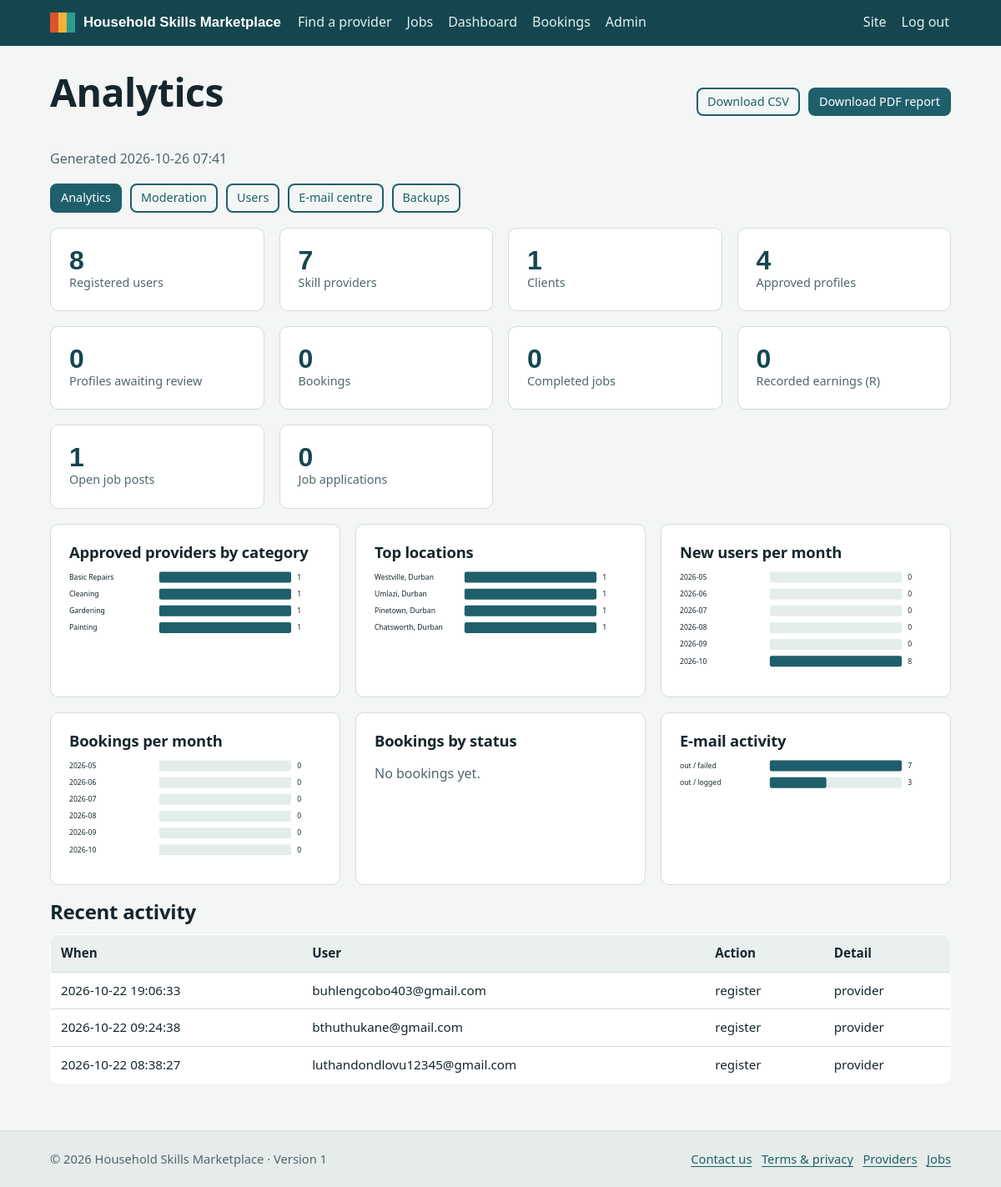
The page /admin (signed in) on the database its author committed.
### tables this page shows
CREATE TABLE users(
  id INTEGER PRIMARY KEY AUTOINCREMENT,
  email TEXT NOT NULL UNIQUE COLLATE NOCASE,
  password_hash TEXT NOT NULL,
  full_name TEXT NOT NULL,
  phone TEXT DEFAULT '',
  role TEXT NOT NULL CHECK(role IN ('client','provider','admin')),
  is_verified INTEGER NOT NULL DEFAULT 0,
  is_active INTEGER NOT NULL DEFAULT 1,
  ua_hash TEXT,
  created_at TEXT NOT NULL DEFAULT CURRENT_TIMESTAMP,
  last_login TEXT
);

CREATE TABLE audit_log(
  id INTEGER PRIMARY KEY AUTOINCREMENT, user_id INTEGER, action TEXT NOT NULL,
  detail TEXT DEFAULT '', ip TEXT, created_at TEXT NOT NULL DEFAULT CURRENT_TIMESTAMP
);

### app.py (the view)
    @app.route("/admin")
    @admin_only
    def admin_home():
        a = reports.analytics()
        recent = q("SELECT l.*, u.email FROM audit_log l LEFT JOIN users u ON u.id=l.user_id ORDER BY l.id DESC LIMIT 8")
        return render_template("admin_home.html", a=a, recent=recent)

### db.py (called while the page is built)
def get_db():
    if "db" not in g:
        g.db = sqlite3.connect(current_app.config["DATABASE"], timeout=15)
        g.db.row_factory = sqlite3.Row
        g.db.execute("PRAGMA foreign_keys=ON")
    return g.db

def q(sql, args=(), one=False):
    rows = get_db().execute(sql, args).fetchall()
    if one:
        return rows[0] if rows else None
    return rows

### security.py (called while the page is built)
def rules_json():
    return json.dumps({"min": MIN_LEN, "common": COMMON, "rules": RULES})

def csrf_token():
    if "csrf" not in session:
        session["csrf"] = secrets.token_urlsafe(32)
    return session["csrf"]

### templates/admin_home.html
{% extends "base.html" %}{% import '_m.html' as m with context %}{% block title %}Admin analytics{% endblock %}
{% block content %}<div class="row between"><h1>Analytics</h1><span class="row noprint"><a class="btn sm ghost" href="{{ url_for('analytics_csv') }}">Download CSV</a><a class="btn sm" href="{{ url_for('analytics_pdf') }}">Download PDF report</a></span></div>
<p class="muted">Generated {{ a.generated }}</p>{% with active='home' %}{% include 'admin_nav.html' %}{% endwith %}
<div class="grid g3 mt">{% for label, v in a.totals %}<div class="card"><div class="stat">{{ v }}</div><div>{{ label }}</div></div>{% endfor %}</div>
<div class="grid g2 mt"><div class="card"><h3>Approved providers by category</h3>{% if a.by_category %}{{ m.bars(a.by_category) }}{% else %}<p class="muted">No data yet.</p>{% endif %}</div>
<div class="card"><h3>Top locations</h3>{% if a.by_location %}{{ m.bars(a.by_location) }}{% else %}<p class="muted">No data yet.</p>{% endif %}</div>
<div class="card"><h3>New users per month</h3>{{ m.bars(a.signups) }}</div><div class="card"><h3>Bookings per month</h3>{{ m.bars(a.bookings_monthly) }}</div>
<div class="card"><h3>Bookings by status</h3>{% if a.booking_status %}{{ m.bars(a.booking_status) }}{% else %}<p class="muted">No bookings yet.</p>{% endif %}</div>
<div class="card"><h3>E-mail activity</h3>{% if a.emails %}{{ m.bars(a.emails) }}{% else %}<p class="muted">No e-mail yet.</p>{% endif %}</div></div>
<h2 class="mt">Recent activity</h2><div class="tscroll"><table><thead><tr><th>When</th><th>User</th><th>Action</th><th>Detail</th></tr></thead><tbody>
{% for r in recent %}<tr><td>{{ r.created_at }}</td><td>{{ r.email or '-' }}</td><td>{{ r.action }}</td><td>{{ r.detail }}</td></tr>{% else %}<tr><td colspan="4" class="muted">Nothing yet.</td></tr>{% endfor %}</tbody></table></div>{% endblock %}

### templates/base.html (shortened to what this page needs)
<!doctype html>
<html lang="en">
<head>
<link rel="stylesheet" href="{{ url_for('static', filename='css/style.css') }}">
</head>
<body>
<header class="top"><div class="wrap">
 <a class="brand" href="{{ url_for('index') }}"><span class="chips" aria-hidden="true"><i></i><i></i><i></i></span>Household Skills Marketplace</a>
 <nav class="main" aria-label="Main">
  <a href="{{ url_for('providers') }}">Find a provider</a>
  <a href="{{ url_for('jobs') }}">Jobs</a>
  {% if me %}
   <a href="{{ url_for('dashboard') }}">Dashboard</a>
   <a href="{{ url_for('bookings') }}">Bookings</a>
   {% if me.role == 'admin' %}<a href="{{ url_for('admin_home') }}">Admin</a>{% endif %}
  {% endif %}
 </nav>
 <div class="right">
  {% if me %}<a href="{{ url_for('account') }}">{{ me.full_name.split()[0] }}</a>
   <form method="post" action="{{ url_for('logout') }}"><input type="hidden" name="csrf_token" value="{{ csrf_token() }}"><button class="linkbtn" type="submit">Log out</button></form>
  {% else %}<a href="{{ url_for('login') }}">Log in</a><a class="btn chip sm" href="{{ url_for('register') }}">Sign up</a>{% endif %}
 </div>
</div></header>
<main id="main"><div class="wrap">
 {% block content %}{% endblock %}
</div></main>
<footer><div class="wrap"><span>&copy; {{ today[:4] }} Household Skills Marketplace &middot; Version 1</span>
 <span><a href="{{ url_for('contact') }}">Contact us</a> &nbsp; <a href="{{ url_for('terms') }}">Terms &amp; privacy</a> &nbsp; <a href="{{ url_for('providers') }}">Providers</a> &nbsp; <a href="{{ url_for('jobs') }}">Jobs</a></span></div></footer>
</body></html>

### static/css/style.css (style rules this page uses)
:root { --ink:#16262d;--teal:#1f5f6b;--teal-d:#154650;--chip:#f2b23a;--bg:#f3f6f5;--card:#fff;--line:#d3dcd9;--muted:#52666d;--err:#a8332a;--ok:#25744a;--r:10px; --c0:#d9532b;--c1:#2a9d8f;--c2:#5f8f43;--c3:#e0a526;--c4:#3a7ca5;--c5:#8b5cc6;--c6:#8d6a4a;--c7:#c8405a;--c8:#4f6d7a }
* { box-sizing:border-box }
html { scroll-behavior:smooth }
body { margin:0;font:16px/1.55 "Segoe UI",system-ui,-apple-system,Roboto,Helvetica,Arial,sans-serif;color:var(--ink);background:var(--bg) }
h1,h2,h3 { font-family:"Trebuchet MS","Segoe UI",system-ui,sans-serif;line-height:1.2;letter-spacing:-.01em;margin:0 0 .5em }
h1 { font-size:clamp(1.9rem,4vw,2.9rem) }
h2 { font-size:1.5rem }
h3 { font-size:1.15rem }
a { color:var(--teal);text-underline-offset:3px }
.wrap { max-width:1120px;margin:0 auto;padding:0 20px }
header.top { background:var(--teal-d);color:#fff;position:sticky;top:0;z-index:5 }
header.top .wrap { display:flex;align-items:center;gap:18px;flex-wrap:wrap;padding-top:10px;padding-bottom:10px }
.brand { display:flex;align-items:center;gap:10px;color:#fff;text-decoration:none;font:700 1.05rem "Trebuchet MS",sans-serif }
.chips { display:flex }
.chips i { width:10px;height:24px;display:block }
.chips i:nth-child(1) { background:var(--c0) }
.chips i:nth-child(2) { background:var(--chip) }
.chips i:nth-child(3) { background:var(--c1) }
nav.main { display:flex;gap:4px 14px;flex-wrap:wrap;flex:1 }
nav.main a,.right a,.linkbtn { color:#e6f0ee;text-decoration:none;padding:4px 2px;border-bottom:2px solid transparent;background:none;border-top:0;border-left:0;border-right:0;font:inherit;cursor:pointer }
.right { display:flex;gap:14px;align-items:center }
.right form { margin:0 }
main { padding:28px 0 56px;min-height:60vh }
footer { background:#e5ecea;border-top:1px solid var(--line);padding:22px 0;font-size:.92rem;color:var(--muted) }
footer .wrap { display:flex;gap:18px;flex-wrap:wrap;justify-content:space-between }
.card { background:var(--card);border:1px solid var(--line);border-radius:var(--r);padding:22px }
.grid { display:grid;gap:18px }
.g2 { grid-template-columns:repeat(auto-fit,minmax(300px,1fr)) }
.g3 { grid-template-columns:repeat(auto-fit,minmax(250px,1fr)) }
.muted { color:var(--muted) }
.mt { margin-top:18px }
.row { display:flex;gap:10px;flex-wrap:wrap;align-items:center }
.between { justify-content:space-between }
.btn { display:inline-block;background:var(--teal);color:#fff;border:2px solid var(--teal);border-radius:8px;padding:9px 18px;font:600 1rem inherit;font-family:inherit;text-decoration:none;cursor:pointer }
.btn.ghost { background:transparent;color:var(--teal) }
.btn.sm { padding:4px 11px;font-size:.9rem }
table { width:100%;border-collapse:collapse;background:#fff;border:1px solid var(--line);border-radius:var(--r);overflow:hidden }
th,td { text-align:left;padding:10px 12px;border-bottom:1px solid var(--line);vertical-align:top;font-size:.95rem }
th { background:#e9f0ee }
.tscroll { overflow-x:auto }
.stat { font:700 2rem "Trebuchet MS",sans-serif;color:var(--teal-d);line-height:1 }
.stat+div { color:var(--muted);font-size:.9rem }

### rows shown on the page
users: full_name "Site"
audit_log: created_at "2026-10-22 19:06:33", email "buhlengcobo403@gmail.com", action "register", detail "provider"
audit_log: created_at "2026-10-22 09:24:38", email "bthuthukane@gmail.com", action "register", detail "provider"
audit_log: created_at "2026-10-22 08:38:27", email "luthandondlovu12345@gmail.com", action "register", detail "provider"

### other values the page prints
{{ a.generated }} "2026-10-26 07:41"
{{ v }} "8" "7" "1" "4" "0" "0" "0" "0" "1" "0"
{{ label }} "Registered users" "Skill providers" "Clients" "Approved profiles" "Profiles awaiting review" "Bookings" "Completed jobs" "Recorded earnings (R)" "Open job posts" "Job applications"
{{ label }} "Basic Repairs" "Cleaning" "Gardening" "Painting" "Westville, Durban" "Umlazi, Durban" "Pinetown, Durban" "Chatsworth, Durban" "2026-05" "2026-06" "2026-07" "2026-08" "2026-09" "2026-10" "2026-05" "2026-06" "2026-07" "2026-08" "2026-09" "2026-10" "out / failed" "out / logged"
{{ val }} "1" "1" "1" "1" "1" "1" "1" "1" "0" "0" "0" "0" "0" "8" "0" "0" "0" "0" "0" "0" "7" "3"
